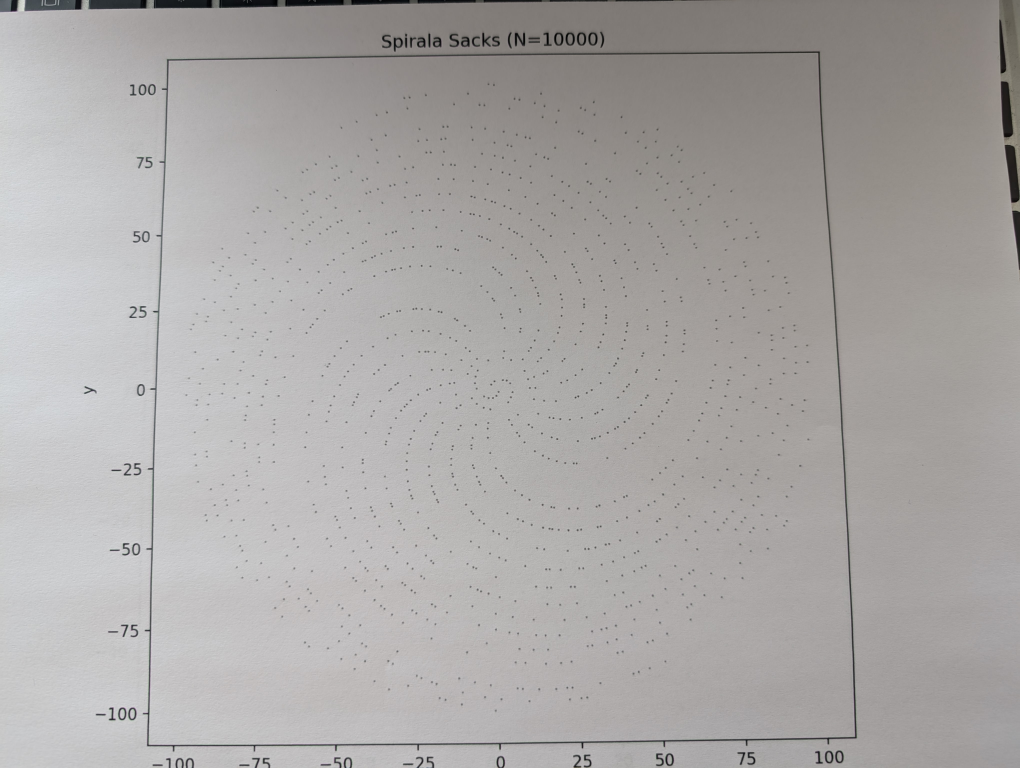
#> input picture _inputs/PXL_20250925_061456317.jpg, 4080 x 3072 px, found by its file name (shown at 1/4 size)
$ python detektor_kropek.py
#> lines starting #> are read from the running program, lines starting #| are printed output that depends on the picture; after the words box and inside, x2 and y2 are one past the last pixel; in counts of white or black regions, pixels touching at a corner belong together
#!/usr/bin/env python3
# -*- coding: utf-8 -*-
"""
extract_sacks_points.py
Detekcja kropek (wydruk Spirali Sacksa) z fotki i eksport chmury punktów.

Wejście:
  /home/admin2/Documents/repos/pwpw/_spirale/inputs/PXL_20250925_061456317.jpg

Wyjścia (do OUT_DIR):
  - points.csv           (x_px,y_px,r_eff_px,area,circularity)
  - overlay.png          (oryginał + markery detekcji)
  - debug_gray.png       (po CLAHE)
  - debug_thresh.png     (maska progowania po morfologii)

Uruchom:
  python3 extract_sacks_points.py
"""

import os
import csv
import math
import argparse
from typing import Tuple, List

import cv2
import numpy as np

# --- ŚCIEŻKI ---
IN_PATH  = "/_spirale/inputs/PXL_20250925_061456317.jpg"
OUT_DIR  = "/_spirale/outputs"

# --- PARAMETRY DETEKCJI (dostosujesz pod swój druk/telefon) ---
CLAHE_CLIP         = 2.0
CLAHE_GRID         = 8
GAUSS_BLUR         = 3        # kernel size (nieparzysty); 0 = wyłącz
ADAPT_BLOCK        = 35       # rozmiar okna dla adaptiveThreshold (nieparzysty)
ADAPT_C            = 7        # stała odejmowana; większa → mniej czułe
MORPH_OPEN         = 1        # promień otwarcia (0=wyłącz)
MORPH_CLOSE        = 2        # promień domknięcia (0=wyłącz)

MIN_AREA_PX        = 10       # minimalna liczba pikseli komponentu
MAX_AREA_PX        = 2_500    # maksymalna (zabezp. przed brudem/napisem)
MIN_CIRCULARITY    = 0.55     # 4πA/P^2
MAX_ELONGATION     = 3.0      # max. stosunek półosi elipsy (a/b)

DRAW_IDX_EVERY     = 1        # podpisywać każdy punkt

# --- NARZĘDZIA ---

def ensure_dir(p: str) -> None:
    os.makedirs(p, exist_ok=True)

def to_gray_norm(bgr: np.ndarray) -> np.ndarray:
    gray = cv2.cvtColor(bgr, cv2.COLOR_BGR2GRAY)
    clahe = cv2.createCLAHE(clipLimit=CLAHE_CLIP, tileGridSize=(CLAHE_GRID, CLAHE_GRID))
    gray = clahe.apply(gray)
    if GAUSS_BLUR and GAUSS_BLUR > 0:
        k = max(1, GAUSS_BLUR | 1)  # wymuś nieparzysty
        gray = cv2.GaussianBlur(gray, (k, k), 0)
    return gray

def adaptive_mask(gray: np.ndarray) -> np.ndarray:
    # Próba obu biegunów: kropki ciemne na jasnym tle lub odwrotnie
    th1 = cv2.adaptiveThreshold(gray, 255,
                                cv2.ADAPTIVE_THRESH_GAUSSIAN_C,
                                cv2.THRESH_BINARY_INV,
                                max(3, ADAPT_BLOCK | 1),
                                ADAPT_C)
    th2 = cv2.adaptiveThreshold(gray, 255,
                                cv2.ADAPTIVE_THRESH_GAUSSIAN_C,
                                cv2.THRESH_BINARY,
                                max(3, ADAPT_BLOCK | 1),
                                ADAPT_C)
    # Wybierz gęstszą, ale nie zalaną maskę
    ratio1 = th1.mean() / 255.0
    ratio2 = th2.mean() / 255.0
    th = th1 if 0.001 < ratio1 < 0.5 else th2

    # Morfologia
    if MORPH_OPEN > 0:
        k = cv2.getStructuringElement(cv2.MORPH_ELLIPSE, (2*MORPH_OPEN+1, 2*MORPH_OPEN+1))
        th = cv2.morphologyEx(th, cv2.MORPH_OPEN, k)
    if MORPH_CLOSE > 0:
        k = cv2.getStructuringElement(cv2.MORPH_ELLIPSE, (2*MORPH_CLOSE+1, 2*MORPH_CLOSE+1))
        th = cv2.morphologyEx(th, cv2.MORPH_CLOSE, k)
    return th

def components(mask: np.ndarray):
    num, labels, stats, centroids = cv2.connectedComponentsWithStats(mask, connectivity=8)
    return num, labels, stats, centroids  # stats: [x,y,w,h,area]

def shape_features(contour: np.ndarray) -> Tuple[float, float, Tuple[float,float,float]]:
    # Circularity
    area = cv2.contourArea(contour)
    per  = cv2.arcLength(contour, True)
    circ = (4 * math.pi * area / (per * per)) if per > 1e-6 else 0.0

    # Elipsa
    if len(contour) >= 5:
        (cx, cy), (MA, ma), angle = cv2.fitEllipse(contour)  # MA: major, ma: minor
        a = max(MA, ma) / 2.0
        b = max(1e-6, min(MA, ma) / 2.0)
        elong = a / b
        ellipse = (cx, cy, a, b, angle)
    else:
        elong = 1.0
        M = cv2.moments(contour)
        cx = (M["m10"] / (M["m00"] + 1e-9))
        cy = (M["m01"] / (M["m00"] + 1e-9))
        ellipse = (cx, cy, 0.0, 0.0, 0.0)

    return circ, elong, ellipse

def detect_points(bgr: np.ndarray):
    gray = to_gray_norm(bgr)
    mask = adaptive_mask(gray)

    # kontury po masce
    cnts, _ = cv2.findContours(mask, cv2.RETR_EXTERNAL, cv2.CHAIN_APPROX_SIMPLE)

    kept = []
    for cnt in cnts:
        area = cv2.contourArea(cnt)
        if area < MIN_AREA_PX or area > MAX_AREA_PX:
            continue
        circ, elong, ellipse = shape_features(cnt)
        if circ < MIN_CIRCULARITY or elong > MAX_ELONGATION:
            continue

        M = cv2.moments(cnt)
        if M["m00"] <= 0:
            continue
        cx = float(M["m10"] / M["m00"])
        cy = float(M["m01"] / M["m00"])

        # promień efektywny ~ z obszaru
        r_eff = math.sqrt(area / math.pi)
        kept.append({
            "cx": cx, "cy": cy, "r_eff": r_eff,
            "area": float(area), "circularity": float(circ),
            "ellipse": ellipse, "contour": cnt
        })

    return gray, mask, kept

def draw_overlay(bgr: np.ndarray, points: List[dict]) -> np.ndarray:
    vis = bgr.copy()

    # Półprzezroczyste przygaszenie tła — lepszy kontrast markerów
    overlay = vis.copy()
    overlay[:] = (0, 0, 0)
    vis = cv2.addWeighted(vis, 0.85, overlay, 0.15, 0)

    for i, p in enumerate(sorted(points, key=lambda x: x["r_eff"], reverse=True)):
        cx, cy = int(round(p["cx"])), int(round(p["cy"]))
        r  = max(2, int(round(p["r_eff"])))

        # 1) elipsa konturu (cyjan)
        (ex, ey, a, b, ang) = p["ellipse"]
        if a > 0 and b > 0:
            cv2.ellipse(vis, (int(ex), int(ey)), (int(a), int(b)), ang, 0, 360, (255, 255, 0), 1, cv2.LINE_AA)

        # 2) centroid jako ZIELONY KWADRAT z czarną obwódką
        s = max(3, min(9, r))  # rozmiar kwadratu zależny od r
        pt1 = (cx - s, cy - s)
        pt2 = (cx + s, cy + s)
        cv2.rectangle(vis, pt1, pt2, (0, 0, 0), 3, cv2.LINE_AA)     # obrys
        cv2.rectangle(vis, pt1, pt2, (80, 220, 80), 2, cv2.LINE_AA) # wypełnienie/linia

        # 3) ID (biały z cieniem)
        if DRAW_IDX_EVERY and (i % DRAW_IDX_EVERY == 0):
            label = str(i)
            cv2.putText(vis, label, (cx + s + 3, cy - s - 3),
                        cv2.FONT_HERSHEY_SIMPLEX, 0.45, (0, 0, 0), 3, cv2.LINE_AA)
            cv2.putText(vis, label, (cx + s + 3, cy - s - 3),
                        cv2.FONT_HERSHEY_SIMPLEX, 0.45, (255, 255, 255), 1, cv2.LINE_AA)
    return vis

def save_csv(path: str, pts: List[dict]) -> None:
    with open(path, "w", newline="") as f:
        w = csv.writer(f)
        w.writerow(["x_px", "y_px", "r_eff_px", "area_px2", "circularity"])
        for p in pts:
            w.writerow([f"{p['cx']:.3f}", f"{p['cy']:.3f}", f"{p['r_eff']:.3f}", f"{p['area']:.3f}", f"{p['circularity']:.4f}"])

# --- MAIN ---

def main():
    parser = argparse.ArgumentParser()
    parser.add_argument("--in", dest="in_path", default=IN_PATH, help="Ścieżka do obrazu wejściowego")
    parser.add_argument("--outdir", dest="out_dir", default=OUT_DIR, help="Folder wyjściowy")
    args = parser.parse_args()

    in_path = args.in_path
    out_dir = args.out_dir
    ensure_dir(out_dir)

    bgr = cv2.imread(in_path, cv2.IMREAD_COLOR)
#> bgr is the input picture: shape (3072, 4080, 3); mean B, G, R 166.7, 167.9, 170.5
    if bgr is None:
        raise FileNotFoundError(f"Nie mogę wczytać: {in_path}")

    gray, mask, pts = detect_points(bgr)
#> in adaptive_mask, `th1 = cv2.adaptiveThreshold(gray, 255, cv2.ADAPTIVE_THRESH_GAUSSIAN_C,..`:
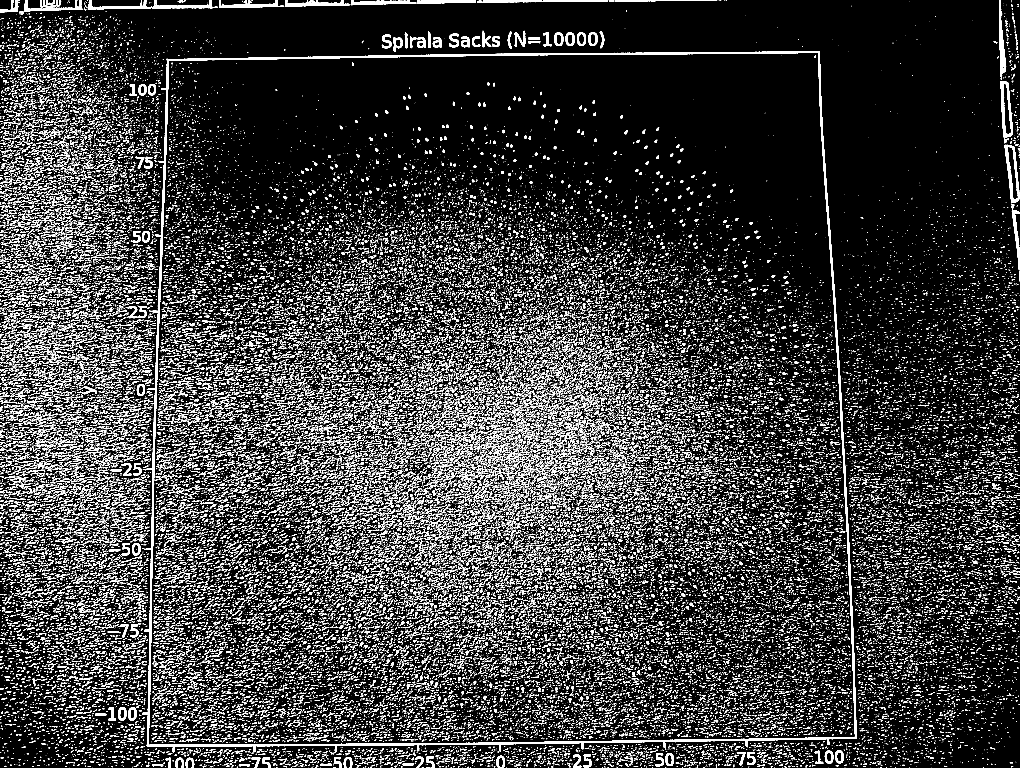
#> th1: shape (3072, 4080) (shown at 1/4 size); 10.3% white; 86283 white regions (69565 under 20 px), largest, box (x1, y1, x2, y2) and area: (569, 205, 3428, 3017) 80164, (4018, 579, 4078, 811) 4493, (4002, 324, 4052, 551) 4416
#> in adaptive_mask, `th2 = cv2.adaptiveThreshold(gray, 255, cv2.ADAPTIVE_THRESH_GAUSSIAN_C,..`:
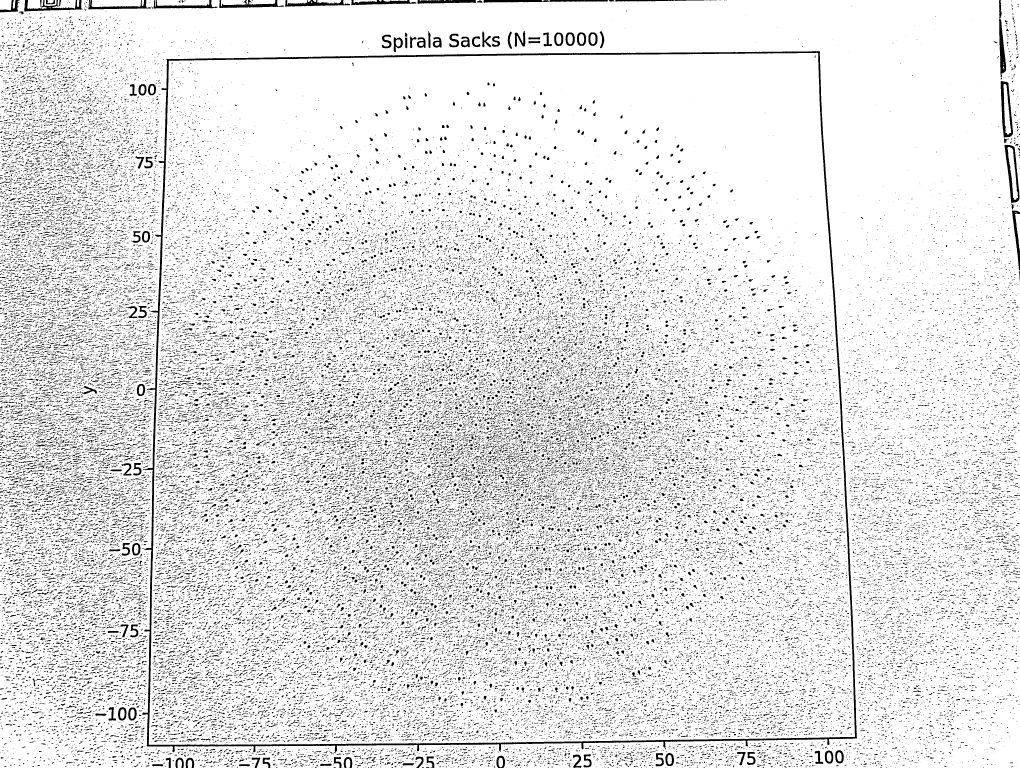
#> th2: shape (3072, 4080) (shown at 1/4 size); 89.7% white; 86283 black regions (69565 under 20 px), largest, box (x1, y1, x2, y2) and area: (569, 205, 3428, 3017) 80164, (4018, 579, 4078, 811) 4493, (4002, 324, 4052, 551) 4416
#> in adaptive_mask, `ratio1 = th1.mean() / 255.0`: ratio1 = 0.103
#> in adaptive_mask, `ratio2 = th2.mean() / 255.0`: ratio2 = 0.897
#> in adaptive_mask, `th = cv2.morphologyEx(th, cv2.MORPH_OPEN, k)`:
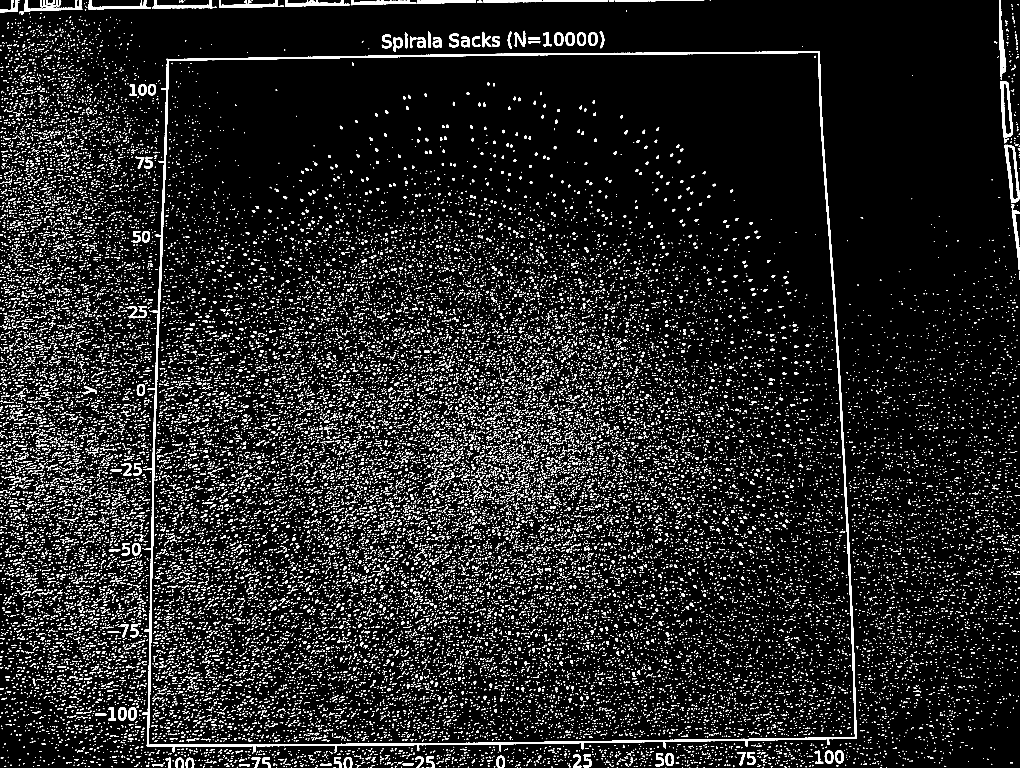
#> th: shape (3072, 4080) (shown at 1/4 size); 6.7% white; 39813 white regions (30022 under 20 px), largest, box (x1, y1, x2, y2) and area: (569, 205, 3428, 3013) 80082, (4018, 579, 4078, 811) 4489, (4002, 324, 4052, 551) 4414
#> in detect_points, `cnts, _ = cv2.findContours(mask, cv2.RETR_EXTERNAL, cv2.CHAIN_APPROX_S..`: cnts = 10839 contours, 8635 with area under 20; largest, box (x1, y1, x2, y2) and area: (569, 205, 3428, 3014) 7539362, (4018, 579, 4080, 812) 8108, (4002, 324, 4052, 551) 7646, (353, 0, 868, 38) 5385, (3996, 0, 4025, 318) 3744
#> the loop in detect_points, `for cnt in cnts:` made 10839 passes
#> (per in shape_features, circ, MA in shape_features, ma in shape_features, angle in shape_features) on passes 16, 31, 56: (26.24, 0.465, 4.33, 12.31, 94.79), (23.31, 0.509, 4.11, 10.16, 129.6), (26.73, 0.519, 4.13, 11.32, 76.79)
#> after the loop in detect_points, `for cnt in cnts:`: kept = 1822 items
#> pts = 1822 items

    # sort stabilny: po x potem y dla powtarzalności (nie wymagane)
    pts_sorted = sorted(pts, key=lambda p: (p["cy"], p["cx"]))
#> pts_sorted = 1822 items

    # zapisy
    csv_path   = os.path.join(out_dir, "points.csv")
    overlay    = draw_overlay(bgr, pts_sorted)
#> in draw_overlay, `vis = cv2.addWeighted(vis, 0.85, overlay, 0.15, 0)`:
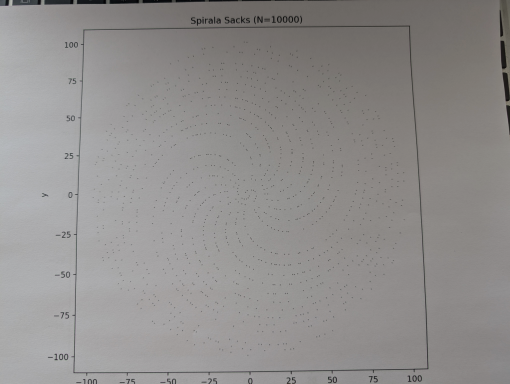
#> vis: shape (3072, 4080, 3) (shown at 1/8 size); mean B, G, R 141.7, 142.7, 144.9
#> the loop in draw_overlay, `for i, p in enumerate(sorted(points, key=lambda x: x["r_eff"], reverse..` made 1822 passes
#> (cx, cy, r, ex, ey, a, b, ang) on passes 1 to 8: (2280, 156, 22, 2280.2, 155.9, 27.85, 18.61, 178.9), (2371, 156, 22, 2371.1, 155.5, 27.42, 19.22, 0.0895), (2326, 156, 22, 2325.5, 155.8, 27.58, 18.88, 178.6), (2235, 156, 22, 2234.5, 156.4, 27.09, 18.96, 178.5), (3357, 3027, 21, 3357.4, 3026.7, 26.54, 17.3, 176.2), (489, 2855, 21, 488.7, 2854.9, 27.34, 16.81, 3.96), (2678, 3038, 21, 2678.1, 3038.1, 26.73, 17.16, 177.6), (3316, 3028, 21, 3315.8, 3027.9, 26.56, 17.25, 176.8)
#> after the loop in draw_overlay, `for i, p in enumerate(sorted(points, key=lambda x: x["r_eff"], reverse..`:
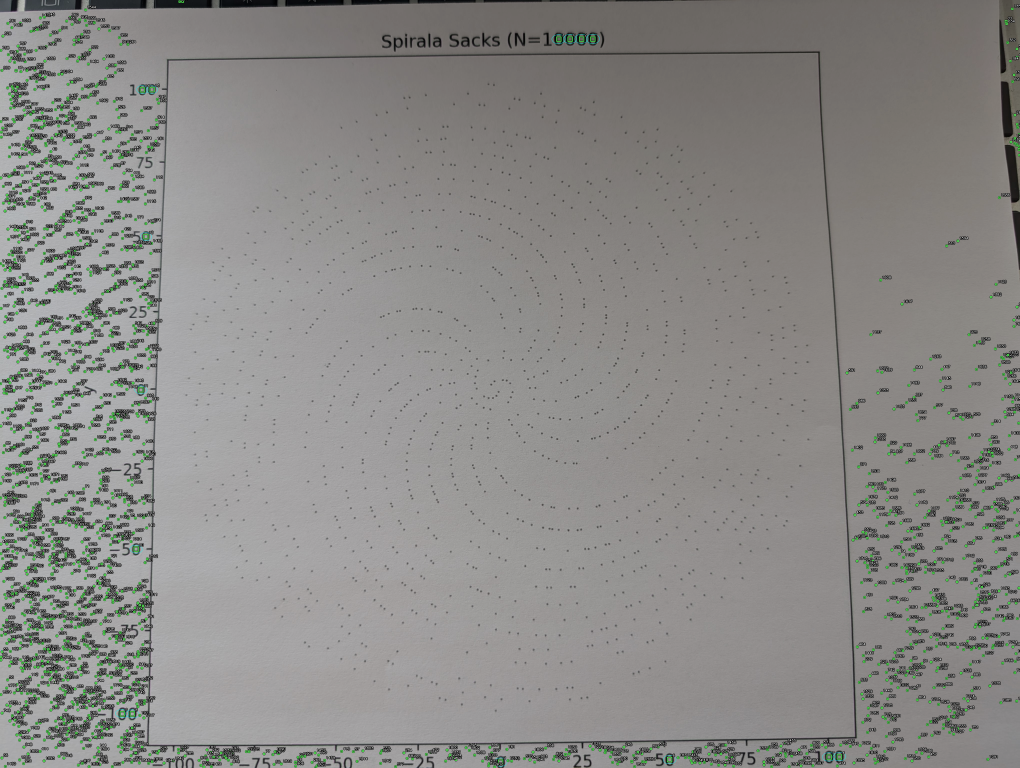
#> vis: shape (3072, 4080, 3) (shown at 1/4 size); mean B, G, R 135.7, 138.2, 138.9
    overlay_p  = os.path.join(out_dir, "overlay.png")
    gray_p     = os.path.join(out_dir, "debug_gray.png")
    mask_p     = os.path.join(out_dir, "debug_thresh.png")

    save_csv(csv_path, pts_sorted)
    cv2.imwrite(overlay_p, overlay)
    cv2.imwrite(gray_p, gray)
    cv2.imwrite(mask_p, mask)

    print(f"[OK] Zapisano:")
    print(f"  - {csv_path}")
    print(f"  - {overlay_p}")
    print(f"  - {gray_p}")
    print(f"  - {mask_p}")
    print(f"Detekcji: {len(pts_sorted)}")
#| Detekcji: 1822

if __name__ == "__main__":
    main()
